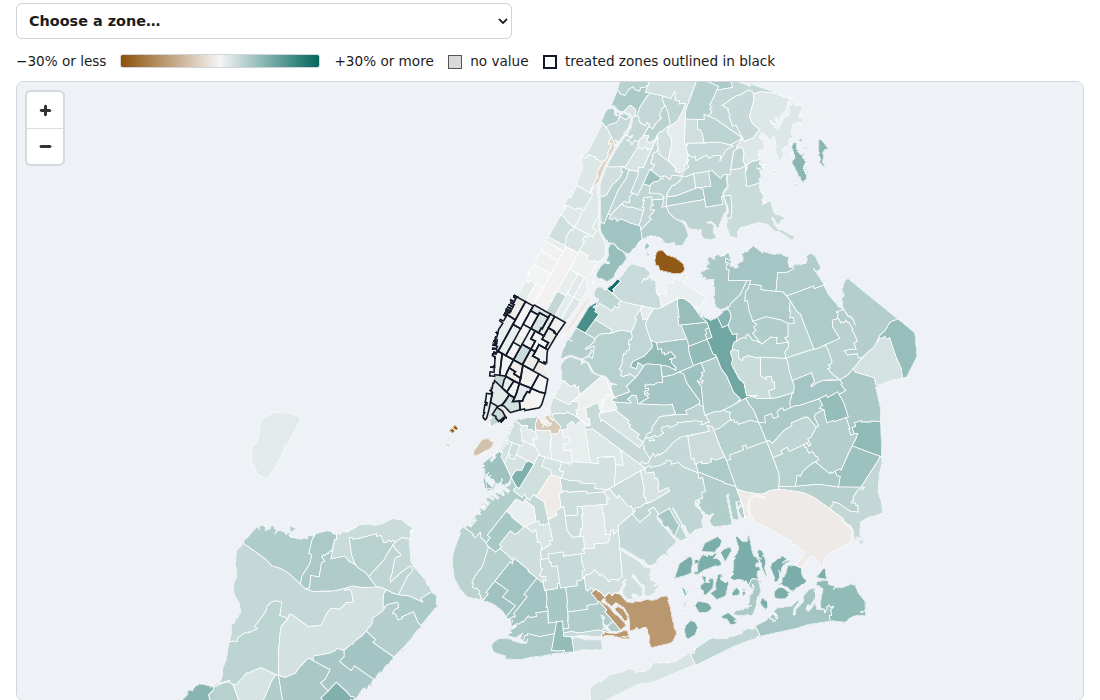
#> input picture docs/demo-frames/01-map.png, 1100 x 700 px; its folder holds 4 pictures in this run
$ python demo_gif.py
#> lines starting #> are read from the running program, lines starting #| are printed output that depends on the picture
"""`make demo`: build docs/demo.gif from the real screenshots in docs/demo-frames with captions."""

from PIL import Image, ImageDraw, ImageFont

from .paths import REPO

FRAMES = REPO / "docs" / "demo-frames"
CAPTIONS = {
    "01-map": "Map: each zone coloured by the change in trips after the toll; treated zones outlined",
    "02-zone-panel": "Click a zone (or pick it from the list): weekly trips with the 5 Jan 2025 start marked",
    "03-estimate-excluded": "Exclude a zone and the API re-runs the regression live in TypeScript",
    "04-estimate-fhvhv": "Change trip type or control group: a new estimate, with its compute time",
    "05-placebo": "Pick a fake start date: a placebo estimate on pre-toll weeks only",
    "06-event-study": "Event study with the joint pre-trend tests printed under the chart",
    "07-method": "Data & Method: reconciliation with zero unexplained rows, design and limits",
}
SECONDS = 2.6


def main() -> None:
    font = ImageFont.truetype("/usr/share/fonts/truetype/dejavu/DejaVuSans-Bold.ttf", 17)
    out: list[Image.Image] = []
    for name, cap in CAPTIONS.items():
        im = Image.open(FRAMES / f"{name}.png").convert("RGB")
#> im is the input picture: PIL image 1100x700 RGB; mean R, G, B 228, 235.4, 237.3
        bar = 44
        canvas = Image.new("RGB", (im.width, im.height + bar), (17, 24, 39))
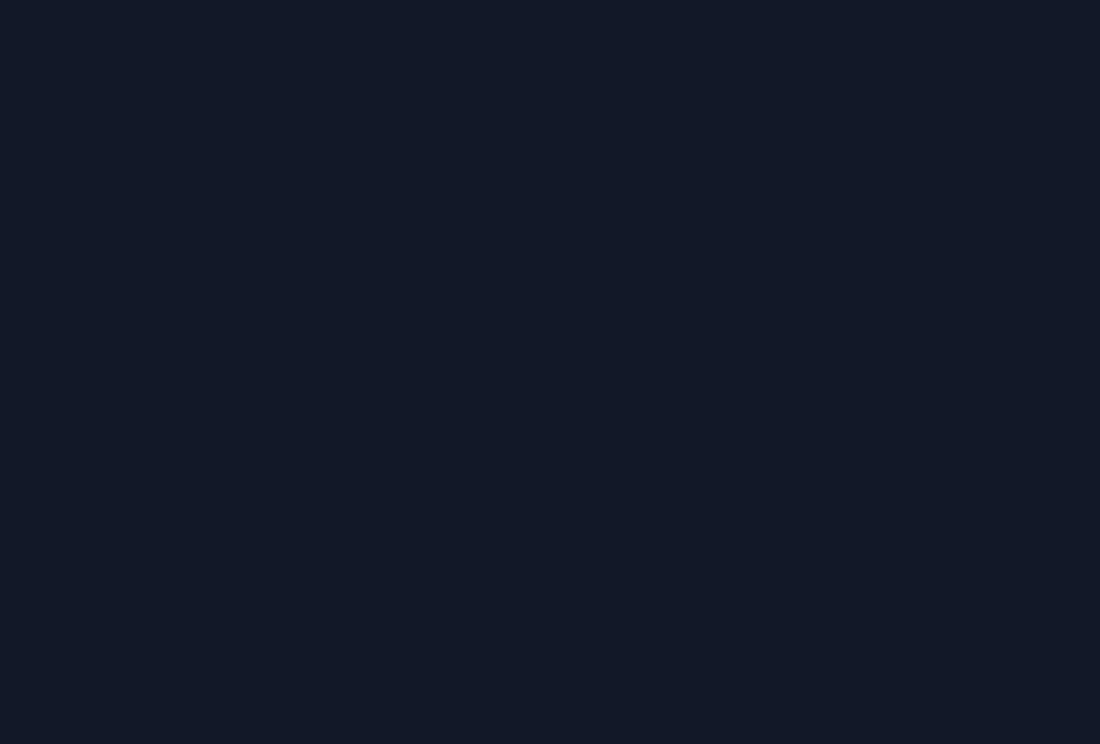
#> canvas: PIL image 1100x744 RGB; mean R, G, B 17, 24, 39
        canvas.paste(im, (0, 0))
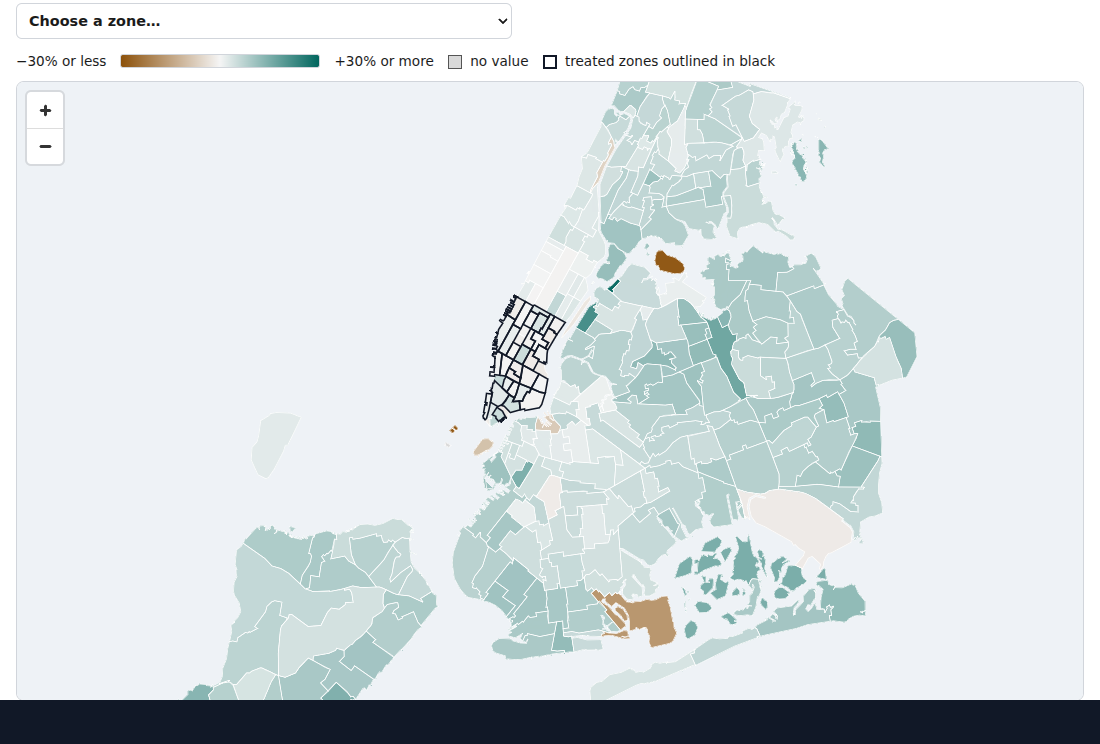
#> canvas: PIL image 1100x744 RGB; mean R, G, B 215.5, 222.9, 225.5
        ImageDraw.Draw(canvas).text((14, im.height + 11), cap, font=font, fill=(255, 255, 255))
        out.append(canvas.quantize(colors=128, method=Image.Quantize.MEDIANCUT))
#> pass 2 of the loop in main, `for name, cap in CAPTIONS.items():`:
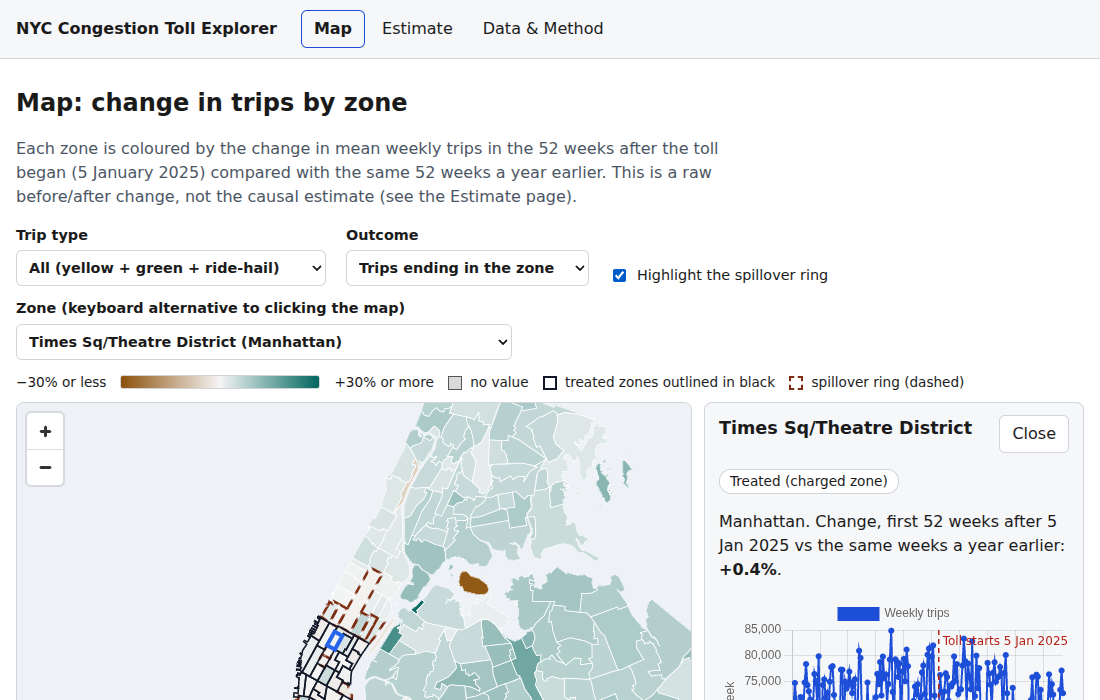
#> input picture docs/demo-frames/02-zone-panel.png, 1100 x 700 px
#> in main, im is the input picture: PIL image 1100x700 RGB; mean R, G, B 234.8, 237.9, 240.2
#> in main, `canvas.paste(im, (0, 0))`:
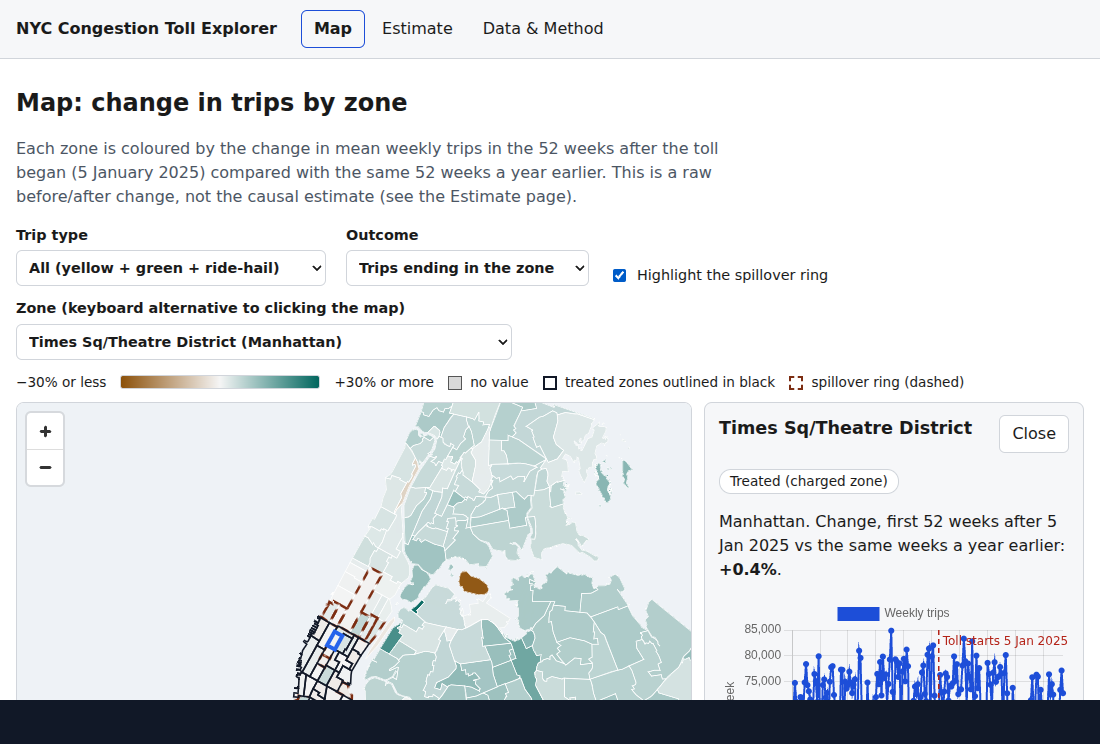
#> canvas: PIL image 1100x744 RGB; mean R, G, B 221.9, 225.2, 228.3
#> pass 3 of the loop in main, `for name, cap in CAPTIONS.items():`:
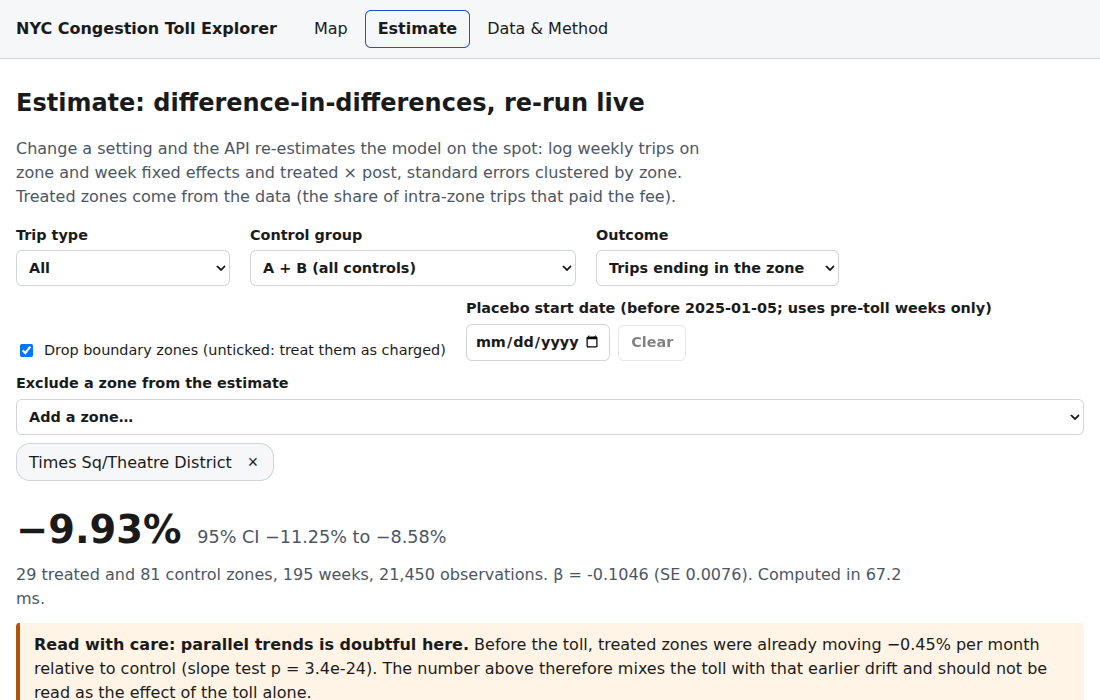
#> input picture docs/demo-frames/03-estimate-excluded.png, 1100 x 700 px
#> in main, im is the input picture: PIL image 1100x700 RGB; mean R, G, B 243.5, 242.7, 241.7
#> in main, `canvas.paste(im, (0, 0))`:
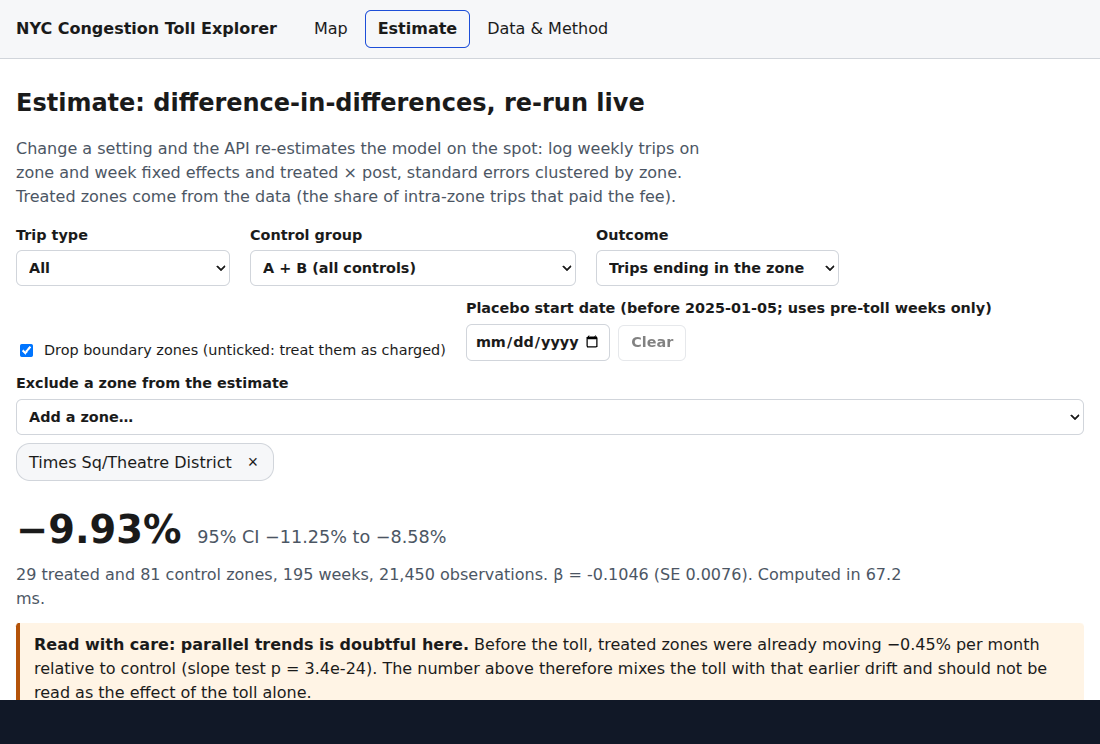
#> canvas: PIL image 1100x744 RGB; mean R, G, B 230.1, 229.8, 229.7
#> the loop made 5 passes; the first 3 are shown
    out[0].save(
        REPO / "docs" / "demo.gif",
        save_all=True,
        append_images=out[1:],
        duration=int(SECONDS * 1000),
        loop=0,
        optimize=True,
    )
    print(f"docs/demo.gif: {len(out)} frames")


if __name__ == "__main__":
#> (the run stopped early here; a loop or call above may not have finished)
